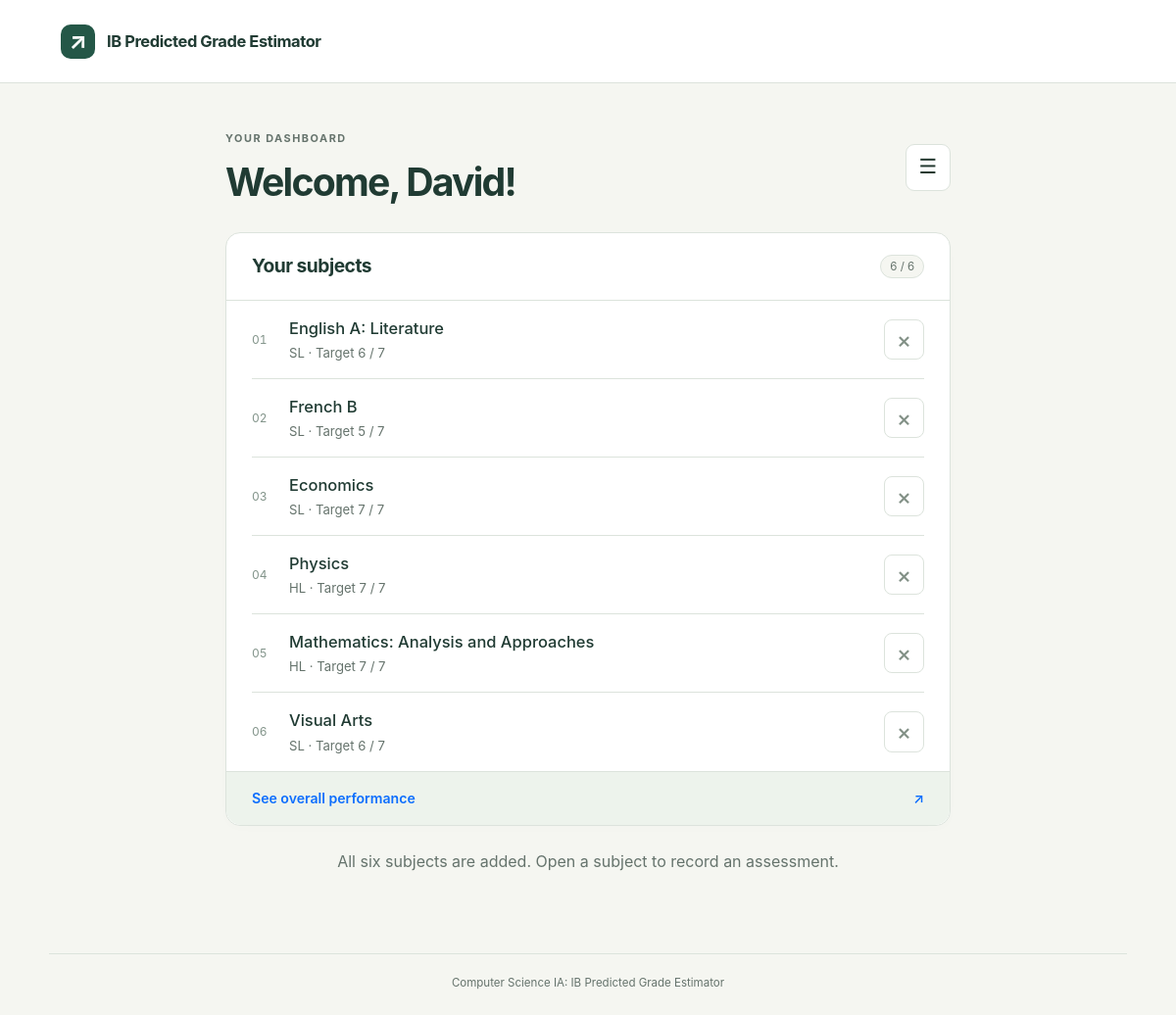
The page / (signed in) on the database its author committed.
### tables this page shows
CREATE TABLE users(user_id INTEGER PRIMARY KEY,
								 username VARCHAR(255) UNIQUE NOT NULL,
                                 password_hash VARCHAR(255) NOT NULL);

CREATE TABLE user_subjects(user_subject_id INTEGER PRIMARY KEY,
										 user_id INTEGER NOT NULL,
                                         subject_id INTEGER NOT NULL,
                                         target_grade INTEGER NOT NULL
                                         CHECK(target_grade BETWEEN 1 AND 7),
                                         
                                         FOREIGN KEY (user_id) REFERENCES users(user_id)
                                         ON DELETE CASCADE,
                                         FOREIGN KEY (subject_id) REFERENCES subjects(subject_id));

CREATE TABLE subjects(subject_id INTEGER PRIMARY KEY,
									subject_name VARCHAR(50) NOT NULL,
                                    level VARCHAR(2) NOT NULL
                                    CHECK(level IN ('HL','SL')),
                                    total_topics INTEGER NOT NULL
                                    CHECK(total_topics > 0),
                                    
                                    UNIQUE(subject_name, level));

### app.py (the view)
@app.route("/")
def home():
    user_id = session.get('user_id')    # retrieves user id from session
    if not user_id:
        return render_template("home.html")
    connection = get_db()
    cursor = connection.cursor()
    cursor.execute('SELECT username FROM users WHERE user_id=?', (user_id,))
    user = cursor.fetchone()
    if user is None:
        connection.close()
        return logout()
    command = """SELECT user_subjects.user_subject_id,
                        subjects.subject_name,
                        subjects.subject_id,
                        subjects.level,
                        subjects.total_topics,
                        user_subjects.target_grade
                FROM user_subjects JOIN subjects
                        ON user_subjects.subject_id=subjects.subject_id
                WHERE user_subjects.user_id=?"""
    cursor.execute(command, (user_id,))
    user_subjects = cursor.fetchall()
    connection.close()
    subject_means = []
    predicted_grades = []
    for subject in user_subjects:
        connection = get_db()
        cursor = connection.cursor()
        cursor.execute(
            """SELECT * FROM assessments
            WHERE user_subject_id=?
            ORDER BY assessment_date""",
            (subject["user_subject_id"],)
        )
        assessments = cursor.fetchall()
        connection.close()
        subject_analysis = analyse_subject(assessments,
                                           subject["total_topics"],
                                           get_boundaries(subject["subject_id"], 2025, "May"))
        if subject_analysis["mean"] != "N/A":
            subject_means.append(subject_analysis["mean"])
        predicted_grades.append(subject_analysis["predicted_grade"])
    overall_analysis = analyse_overall(subject_means, predicted_grades)
    if request.args.get("view") == "overall":
        return render_template("overall.html", username=user["username"], user_subjects=user_subjects, overall_analysis=overall_analysis)
    return render_template('index.html', username=user["username"], user_subjects=user_subjects, subjects=get_subjects(), overall_analysis=overall_analysis)

### app.py (called while the page is built)
def get_subjects():
    connection = get_db()
    cursor = connection.cursor()
    cursor.execute("""SELECT subject_id, subject_name, level
                      FROM subjects ORDER BY subject_name""")
    subjects = cursor.fetchall()
    connection.close()
    return subjects

def get_boundaries(subject_id, exam_year, exam_session):
    connection = get_db()
    cursor = connection.cursor()
    command = """SELECT grade, lower_boundary
                 FROM grade_boundaries
                 WHERE subject_id=? AND exam_year=? AND exam_session=?
                 ORDER BY grade"""
    cursor.execute(command, (subject_id, exam_year, exam_session))
    rows = cursor.fetchall()
    connection.close()
    boundaries = {}
    for boundary in rows:
        boundaries[boundary["grade"]] = boundary["lower_boundary"]
    return boundaries

### database.py (called while the page is built)
def get_db():
    connection = sqlite3.connect("database.db")
    connection.execute("PRAGMA foreign_keys = ON")
    connection.row_factory = sqlite3.Row
    return connection

### logic.py (called while the page is built)
def number(num):
    try:
        num = float(num)
    except (ValueError, TypeError, OverflowError):
        raise ValueError("Error: wrong type/value")
    if not isfinite(num):
        raise ValueError("Error: not finite")
    return num

def integer(num):
    num = number(num)
    if not num.is_integer():
        raise ValueError("Error: not an integer")
    return int(num)

def percentage(score, maximum_score):
    score, maximum_score = number(score), number(maximum_score)
    if maximum_score <= 0:
        raise ValueError("maximum score must be greater than 0")
    if not (0 <= score <= maximum_score):
        raise ValueError("score must be within 0 and max_score")
    return 100 * (score / maximum_score)

def days_between(first_date, second_date):
    try:
        first_date = date.fromisoformat(first_date)
        second_date = date.fromisoformat(second_date)
    except (ValueError, TypeError):
        raise ValueError("Invalid date")
    return (second_date - first_date).days

def score_to_grade(score, maximum_score, boundaries):
    score = percentage(score, maximum_score)
    for grade in range(7,0,-1):
        if score >= boundaries[grade]:
            return grade

def mean(scores):   # must take list of scores in percentage form
    if len(scores) == 0:
        raise ValueError("No scores available")
    return sum(scores) / len(scores)

### templates/index.html (shortened to what this page needs)
{% extends 'base.html' %}
{% from '_macros.html' import grades %}
{% block content %}
<div class="dashboard-shell">
  <div class="page-heading">
    <div><p class="eyebrow">YOUR DASHBOARD</p><h1>Welcome, {{ username }}!</h1></div>
    <div class="dropdown">
      <button class="btn menu-button" type="button" data-bs-toggle="dropdown" aria-expanded="false" aria-label="Account menu"><span aria-hidden="true">☰</span></button>
    </div>
  </div>
  <section class="card subjects-card" aria-labelledby="subjects-title">
    <div class="section-heading"><h2 id="subjects-title">Your subjects</h2><span class="count-badge">{{ user_subjects|length }} / 6</span></div>
    <ul class="subject-list list-unstyled mb-0">
      {% for subject in user_subjects %}
      <li class="subject-row">
        <span class="subject-number" aria-hidden="true">{{ '%02d'|format(loop.index) }}</span>
        <a class="subject-link" href="{{ url_for('load_assessments', user_subject_id=subject['user_subject_id']) }}"><span>{{ subject['subject_name'] }}</span><small>{{ subject['level'] }} <span aria-hidden="true">·</span> Target {{ subject['target_grade'] }} / 7</small></a>
        <form action="{{ url_for('delete_subject') }}" method="post" data-confirm="Delete {{ subject['subject_name'] }} {{ subject['level'] }} and its assessments? This cannot be undone.">
          <button class="btn remove-button" type="submit" aria-label="Delete {{ subject['subject_name'] }} {{ subject['level'] }}"><span aria-hidden="true">×</span></button>
        </form>
      </li>
      {% endfor %}
    </ul>
    <a class="overall-link" href="{{ url_for('home', view='overall') }}">See overall performance <span aria-hidden="true">↗</span></a>
  </section>
  {% if user_subjects|length < 6 %}
  <button type="button" class="add-subject-button" data-bs-toggle="modal" data-bs-target="#add-subject-modal"><span class="plus-icon" aria-hidden="true">+</span><span>Add another subject<small>Choose a subject, level and target grade</small></span><span aria-hidden="true">→</span></button>
  {% else %}<p class="text-secondary text-center mt-4">All six subjects are added. Open a subject to record an assessment.</p>{% endif %}
</div>
{% endblock %}

### templates/base.html (shortened to what this page needs)
<!doctype html>
<html lang="en">
<head>
  <link rel="stylesheet" href="{{ url_for('static', filename='vendor/bootstrap.min.css') }}">
  <link rel="stylesheet" href="{{ url_for('static', filename='css/style.css') }}">
</head>
<body>
  <header class="site-header">
    <div class="container site-header-inner">
      <a class="brand" href="{{ url_for('home') }}" aria-label="IB Grade Tracker home"><span class="brand-icon" aria-hidden="true">↗</span> IB Predicted Grade Estimator</a>
    </div>
  </header>
  <main id="main" class="container main-container">
    {% block content %}{% endblock %}
  </main>
  <footer class="site-footer container">Computer Science IA: IB Predicted Grade Estimator</footer>
</body>
</html>

### static/css/style.css (style rules this page uses)
:root { --ink:#203b33; --muted:#65736c; --green:#245747; --green-dark:#194234; --paper:#f5f6f1; --line:#dce3dc; --soft:#edf3ec; --bs-primary:#245747; --bs-body-color:#263b32; --bs-body-bg:#f5f6f1; --bs-border-color:#dce3dc; --bs-link-color:#245747; --bs-link-hover-color:#194234; }
body { font-family:Inter,system-ui,-apple-system,"Segoe UI",sans-serif; line-height:1.6; color:var(--ink); min-height:100vh; display:flex; flex-direction:column; }
a { text-underline-offset:3px; }
button,input,select { font:inherit; }
h1,h2,h3 { line-height:1.2; color:var(--ink); }
h1 { font-size:clamp(1.8rem,3.7vw,2.45rem); font-weight:650; letter-spacing:-.045em; margin:0; }
h2 { font-size:1.2rem; font-weight:650; letter-spacing:-.025em; }
small { font-size:.82rem; }
.text-secondary { color:var(--muted)!important; }
.btn { font-weight:550; border-radius:9px; padding:.65rem 1rem; }
.card { border:1px solid var(--line); border-radius:15px; background:#fff; box-shadow:0 3px 12px #203b3303; }
.site-header { border-bottom:1px solid var(--line); background:#fff; }
.site-header-inner { height:84px; display:flex; align-items:center; justify-content:space-between; gap:1rem; }
.brand { display:flex; align-items:center; gap:.75rem; text-decoration:none; color:var(--ink); font-size:1.03rem; font-weight:650; letter-spacing:-.025em; }
.brand-icon { display:grid; place-items:center; background:var(--green); color:#fff; width:35px; height:35px; border-radius:10px; font-size:1.5rem; line-height:1; }
.main-container { padding-top:48px; padding-bottom:64px; flex:1; }
.site-footer { border-top:1px solid var(--line); padding-top:20px; padding-bottom:24px; font-size:.72rem; color:var(--muted); text-align:center; }
.eyebrow { font-size:.68rem; letter-spacing:.14em; font-weight:700; color:var(--muted); margin-bottom:.7rem; }
.page-heading { display:flex; align-items:center; justify-content:space-between; gap:1rem; margin-bottom:28px; }
.dashboard-shell { max-width:740px; margin:auto; }
.menu-button { border:1px solid var(--line); background:#fff; font-size:1.3rem; line-height:1; padding:.8rem; }
.section-heading { padding:22px 26px; display:flex; align-items:center; justify-content:space-between; border-bottom:1px solid var(--line); }
.section-heading h2 { margin:0; }
.count-badge { border:1px solid var(--line); background:var(--paper); padding:.12rem .55rem; border-radius:20px; font-size:.72rem; color:var(--muted); white-space:nowrap; }
.subject-list { padding:0 26px; }
.subject-row { display:flex; align-items:center; gap:18px; min-height:80px; border-bottom:1px solid var(--line); }
.subject-row:last-child { border-bottom:0; }
.subject-number { color:#819389; font-size:.75rem; font-variant-numeric:tabular-nums; width:20px; flex-shrink:0; }
.subject-link { flex:1; min-width:0; text-decoration:none; font-size:1.03rem; font-weight:550; color:var(--ink); padding:14px 0; overflow-wrap:anywhere; }
.subject-link small { display:block; font-weight:400; color:var(--muted); margin-top:2px; }
.remove-button { color:#839187; font-size:1.4rem; padding:.25rem .75rem; border:1px solid var(--line); border-radius:8px; line-height:1.4; }
.overall-link { display:flex; align-items:center; justify-content:space-between; border-top:1px solid var(--line); background:var(--soft); border-radius:0 0 15px 15px; text-decoration:none; padding:16px 26px; font-size:.88rem; font-weight:600; }
@media (min-width:1200px) { .container { max-width:1100px; } }

### rows shown on the page
users: username "David"
user_subjects: index "01", subject_name "English A: Literature", level "SL", target_grade "6"
user_subjects: index "02", subject_name "French B", level "SL", target_grade "5"
user_subjects: index "03", subject_name "Economics", level "SL", target_grade "7"
user_subjects: index "04", subject_name "Physics", level "HL", target_grade "7"
user_subjects: index "05", subject_name "Mathematics: Analysis and Approaches", level "HL", target_grade "7"
user_subjects: index "06", subject_name "Visual Arts", level "SL", target_grade "6"

### other values the page prints
{{ user_subjects|length }} "6"
